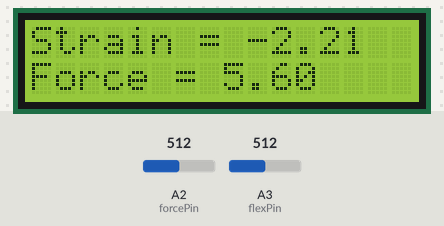
This sketch was run on a simulated Arduino Uno, built with avr-gcc and run on an emulated ATmega328P. Shown: 16×2 character LCD. Inputs (shaded band) come from the test bench; at power-on: A3 (flexPin) = 512, A2 (forcePin) = 512. What the sketch prints to the serial monitor is not drawn.

Above: at 1.2 s.
1.3 s: A3 (flexPin) set to 716
At 2.9 s:
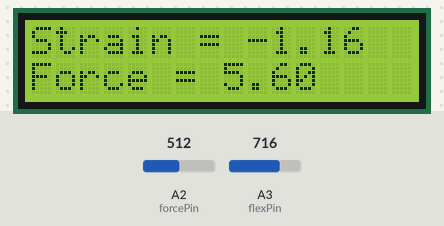
5.4 s: A2 (forcePin) set to 716
At 7.0 s:
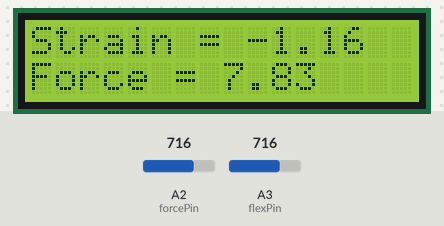
8.7 s: A3 (flexPin) set to 900
At 10.1 s:
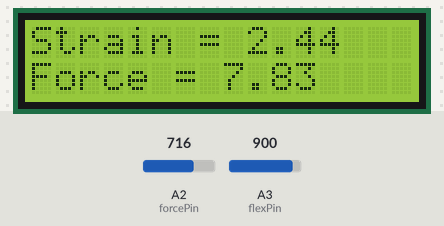
11.8 s: A2 (forcePin) set to 900
At 13.2 s:
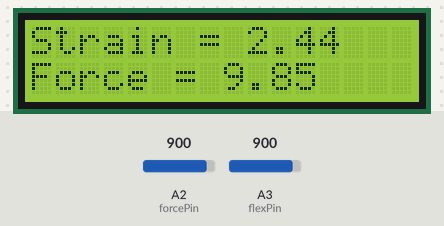
14.9 s: A3 (flexPin) set to 1023
At 16.3 s:
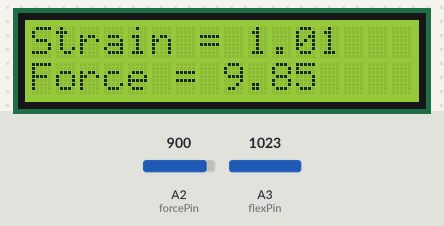
18.0 s: A2 (forcePin) set to 1023
At 19.4 s:
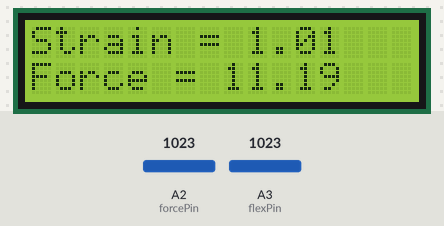
Timing chart, 0 to 21.0 s (numbered marks = the images above; inputs shaded):
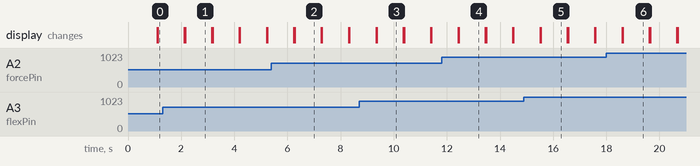

The sketch:

force_and_stress_vaule.ino
```cpp
#include <LiquidCrystal_I2C.h>
//Omkar Anand Iyer
// C++ code
//
#include<math.h>
# define PI 3.14159265358979323846
int flexPin = A3;
int forcePin = A2;
int forceVal = 0;
int flexVal = 0;
float angle;
float force;
float strain;
LiquidCrystal_I2C lcd(0x20,16,2);
void setup()
{
  pinMode(flexPin, INPUT);
  pinMode(forcePin, INPUT);
  Serial.begin(9600);
  lcd.init();
  lcd.backlight();
}

void loop()
{

  flexVal = analogRead(flexPin);
  forceVal = analogRead(forcePin);
  angle = -(PI/197)*(flexVal - 59)+PI;
  force = (10.0/914.0)*forceVal;
  strain = (1.0/cos(angle/2.0));
  Serial.println(strain);
  lcd.setCursor(0,0);
  lcd.print("Strain = ");
  lcd.print(strain);
  lcd.setCursor(0,1);
  lcd.print("Force = ");
  lcd.print(force);
  delay(1000);
  lcd.clear();
}
```

Measured:
- after the input at 1.3 s, the display: first differs from a run without the input after 0.85 s (image 1)
- after the input at 5.4 s, the display: first differs from a run without the input after 0.87 s (image 2)
- after the input at 8.7 s, the display: first differs from a run without the input after 0.66 s (image 3)
- after the input at 11.8 s, the display: first differs from a run without the input after 0.65 s (image 4)
- after the input at 14.9 s, the display: first differs from a run without the input after 0.63 s (image 5)
- after the input at 18.0 s, the display: first differs from a run without the input after 0.62 s (image 6)
- what the display in image 1 shows lasts 1.0 s, from 2.2 s to 3.2 s
